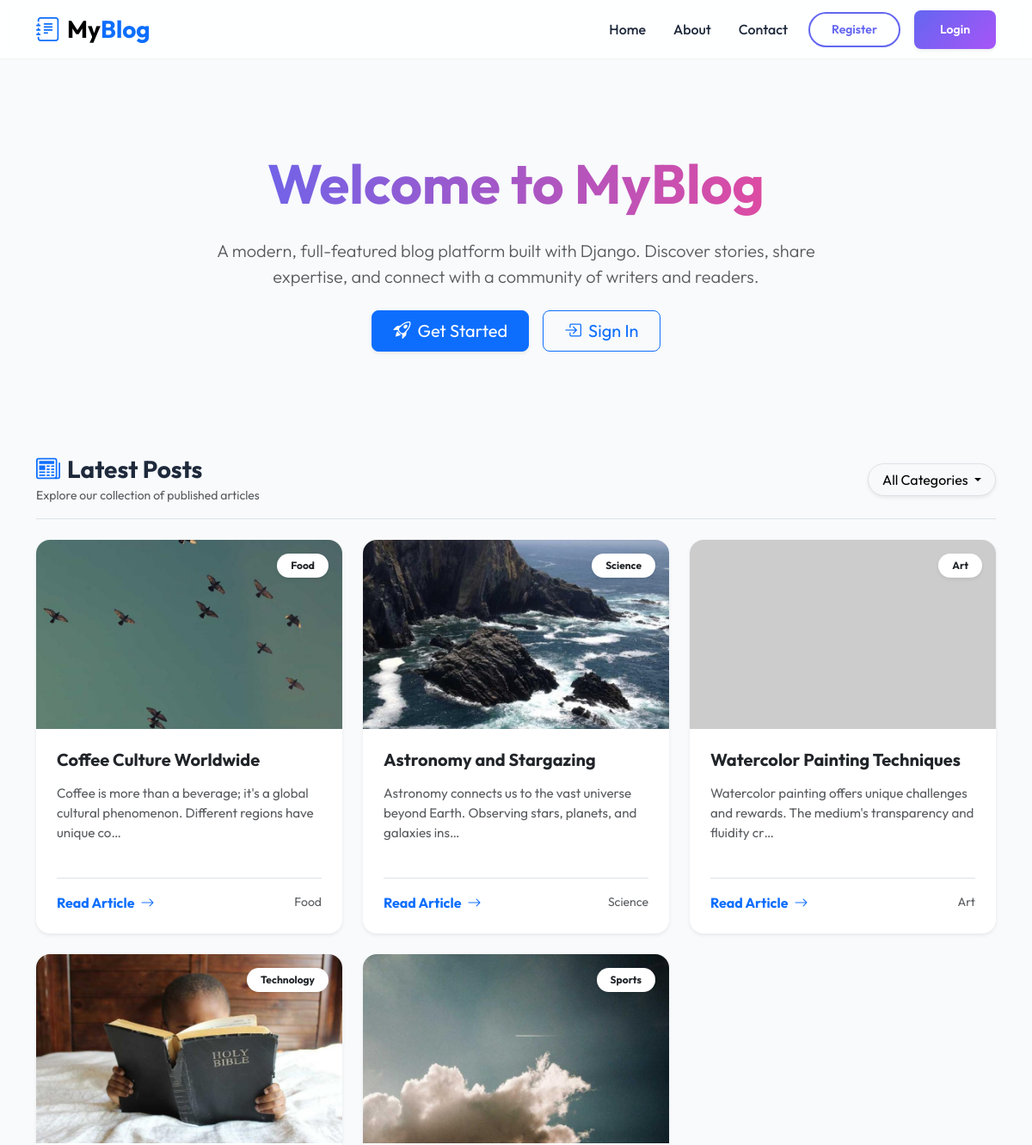
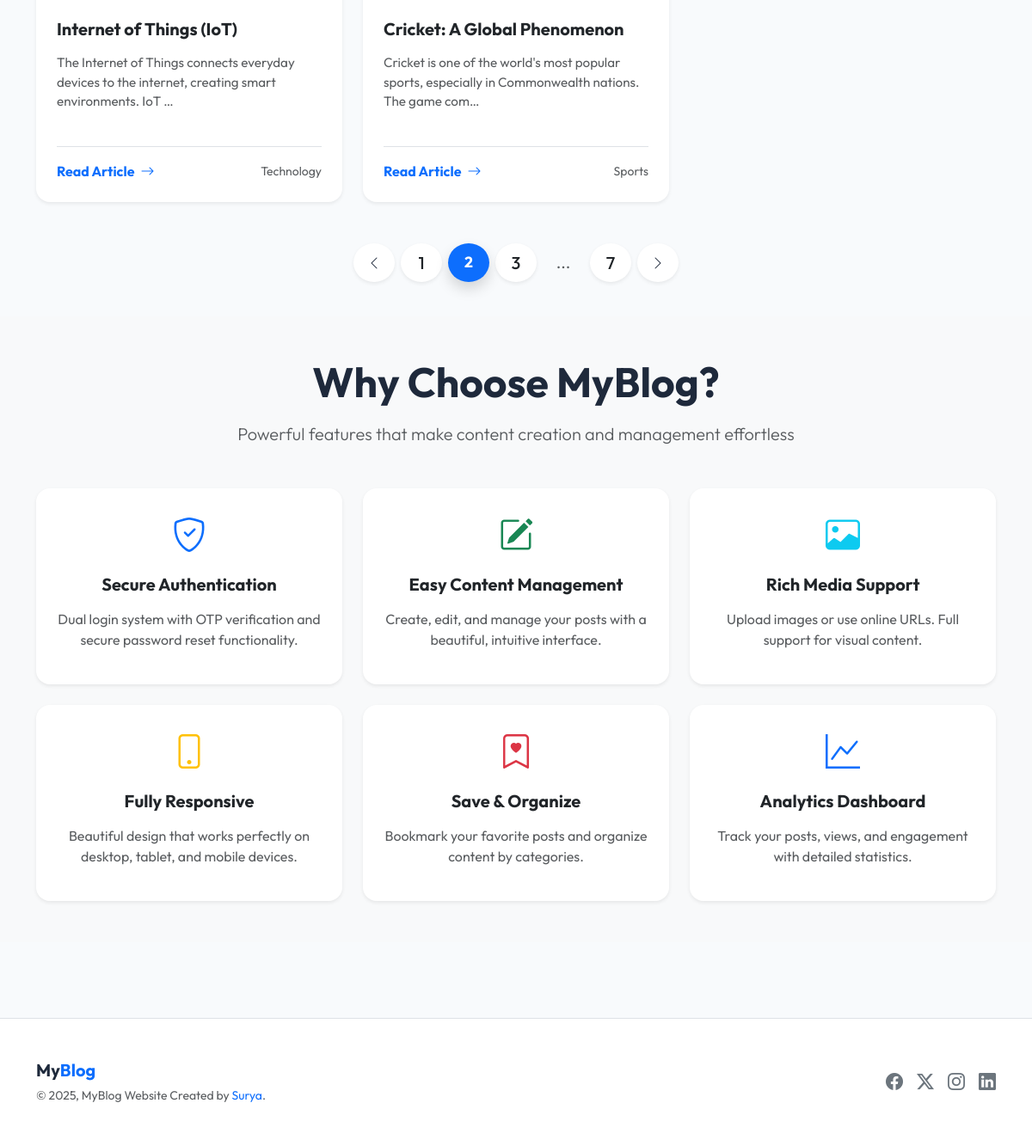
Screenshot of /?page=2 with the database file from the repository (2 pictures, top to bottom).
### blog/models.py (models this page shows, shortened)
class Post(models.Model):
    title = models.CharField(max_length=100)
    content = models.TextField()
    img_url = models.ImageField(max_length=500, null=True, blank=True, upload_to="posts/images")
    image_url_online = models.URLField(max_length=500, null=True, blank=True, help_text="Online image URL (if provided instead of file upload)")
    created_at = models.DateTimeField(auto_now_add=True)
    slug = models.SlugField(max_length=500, blank=True, null=True)
    category = models.ForeignKey(Category, on_delete=models.CASCADE)
    user = models.ForeignKey(User, on_delete=models.CASCADE, null=True, blank=True)
    saved_by = models.ManyToManyField(User, related_name='saved_posts', blank=True)
    is_published = models.BooleanField(default=False)
    @property
    def formatted_img_url(self):
        category_seeds = {
            "Technology": "tech",
            "Science": "science",
            "Art": "art",
            "Sports": "sports",
            "Food": "food",
        }
        if self.image_url_online:
            return self.image_url_online
        if self.img_url and hasattr(self.img_url, 'name') and self.img_url.name:
            try:
                file_path = os.path.join(settings.MEDIA_ROOT, self.img_url.name)
                if os.path.exists(file_path) and os.path.getsize(file_path) > 0:
                    uploaded_url = self.img_url.url
                    if uploaded_url.startswith(('http://', 'https://')):
                        return uploaded_url
                    return uploaded_url
            except (ValueError, AttributeError, OSError, Exception):
                pass
        if self.id and self.category:
            category_name = self.category.name
            base_seed = category_seeds.get(category_name, "default")
            title_hash = hashlib.md5(self.title.encode()).hexdigest()[:8] if self.title else "00000000"
            content_hash = hashlib.md5(self.content.encode()).hexdigest()[:4] if self.content else "0000"
            unique_seed = f"{base_seed}_{self.id}_{title_hash}_{content_hash}"
            return f"https://picsum.photos/seed/{unique_seed}/800/600"
        else:
            return f"https://picsum.photos/seed/default_{self.id or 'new'}/800/600"

class Category(models.Model):
    name = models.CharField(max_length=100)

### blog/views.py (the view)
# urls.py: path("", views.index, name="index"),
def index(request):
    blog_title = "Latest Posts"
    all_posts = Post.objects.filter(is_published=True).order_by('-created_at')  # Newest first
    categories = Category.objects.all()
    category_name = request.GET.get("category")
    if category_name:
        all_posts = all_posts.filter(category__name=category_name)
        blog_title = f"{category_name} Posts"
    total_posts = Post.objects.filter(is_published=True).count()
    total_categories = Category.objects.count()
    total_users = User.objects.count()
    recent_posts_count = Post.objects.filter(is_published=True).order_by('-created_at')[:5].count()
    paginator = Paginator(all_posts, 5)
    page_number = request.GET.get("page")
    page_obj = paginator.get_page(page_number)
    custom_range = page_obj.paginator.get_elided_page_range(
        page_obj.number,
        on_each_side=1,
        on_ends=1
    )
    return render(
        request,
        "blog/index.html",
        {
            "blog_title": blog_title,
            "page_obj": page_obj,
            "paginator": paginator,
            "categories": categories,
            "current_category": category_name,
            "custom_range": custom_range,
            "total_posts": total_posts,
            "total_categories": total_categories,
            "total_users": total_users,
            "recent_posts_count": recent_posts_count,
        }
    )

### blog/templates/blog/index.html (shortened to what this page needs)
{% extends 'blog/base.html' %}
{% block content %}
<section class="py-5 text-center container">
    <div class="row py-lg-5 animate__animated animate__fadeInDown">
        <div class="col-lg-8 col-md-10 mx-auto">
            <h1 class="fw-bold display-3 text-gradient mb-4">Welcome to MyBlog</h1>
            <p class="lead text-muted fs-5 mb-4">A modern, full-featured blog platform built with Django. Discover stories, share expertise, and connect with a community of writers and readers.</p>
            <div class="d-flex gap-3 justify-content-center flex-wrap">
                {% if not user.is_authenticated %}
                <a href="{% url 'blog:register' %}" class="btn btn-primary btn-lg px-4 shadow-sm">
                    <i class="bi bi-rocket-takeoff me-2"></i>Get Started
                </a>
                <a href="{% url 'blog:login' %}" class="btn btn-outline-primary btn-lg px-4">
                    <i class="bi bi-box-arrow-in-right me-2"></i>Sign In
                </a>
                {% endif %}
            </div>
        </div>
    </div>
</section>
<div class="container py-4">
    <div class="d-flex justify-content-between align-items-center mb-4 border-bottom pb-3">
        <div>
            <h3 class="fw-bold m-0"><i class="bi bi-newspaper me-2 text-primary"></i>Latest Posts</h3>
            <p class="text-muted small mb-0 mt-1">Explore our collection of published articles</p>
        </div>
        <div class="dropdown">
            <button class="btn btn-light dropdown-toggle rounded-pill px-3 border shadow-sm" type="button"
                id="dropdownMenuButton1" data-bs-toggle="dropdown" aria-expanded="false">
                {{ current_category|default:"All Categories" }}
            </button>
        </div>
    </div>
    {% if page_obj %}
    <div class="row row-cols-1 row-cols-md-3 g-4">
        {% for post in page_obj %}
        <div class="col">
            <div class="card h-100 card-hover border-0 rounded-4 overflow-hidden shadow-sm">
                <div class="position-relative overflow-hidden">
                    <img src="{{post.formatted_img_url}}" class="card-img-top zoom-effect" alt="{{post.title}}"
                        style="height: 220px; object-fit: cover;">
                    <span
                        class="position-absolute top-0 end-0 bg-white badge text-dark m-3 rounded-pill shadow-sm py-2 px-3 fw-bold">
                        {{post.category.name|default:"General"}}
                    </span>
                </div>
                <div class="card-body d-flex flex-column p-4">
                    <h5 class="card-title fw-bold mb-3">{{ post.title }}</h5>
                    <p class="card-text text-muted flex-grow-1" style="font-size: 0.95rem;">
                        {{ post.content|truncatechars:100 }}
                    </p>
                    <div class="mt-4 pt-3 border-top d-flex justify-content-between align-items-center">
                        <a href="{% url 'blog:detail' slug=post.slug %}"
                            class="text-primary fw-bold text-decoration-none">Read Article <i
                                class="bi bi-arrow-right ms-1"></i></a>
                        <small class="text-muted">{{post.category.name}}</small>
                    </div>
                </div>
            </div>
        </div>
        {% endfor %}
    </div>
    <div class="mt-5 d-flex justify-content-center">
        {% if page_obj.has_other_pages %}
        <nav aria-label="Page navigation">
            <ul class="pagination pagination-lg align-items-center g-2">
                {% if page_obj.has_previous %}
                <li class="page-item me-1">
                    <a class="page-link border-0 shadow-sm rounded-circle d-flex align-items-center justify-content-center"
                        style="width: 45px; height: 45px; color: #2d3748; background-color: #fff;"
                        href="?page={{ page_obj.previous_page_number }}{% if current_category %}&category={{ current_category }}{% endif %}"
                        aria-label="Previous">
                        <i class="bi bi-chevron-left" style="font-size: 1rem;"></i>
                    </a>
                </li>
                {% endif %}
                {% for i in custom_range %}
                {% if page_obj.number == i %}
                <li class="page-item active mx-1" aria-current="page">
                    <span
                        class="page-link border-0 shadow rounded-circle d-flex align-items-center justify-content-center bg-primary text-white fw-bold"
                        style="width: 45px; height: 45px; font-size: 1.1rem;">{{ i }}</span>
                </li>
                {% elif i == paginator.ELLIPSIS %}
                <li class="page-item disabled mx-1">
                    <span
                        class="page-link border-0 bg-transparent text-muted d-flex align-items-center justify-content-center"
                        style="width: 45px; height: 45px; font-size: 1.2rem;">...</span>
                </li>
                {% else %}
                <li class="page-item mx-1">
                    <a class="page-link border-0 shadow-sm rounded-circle d-flex align-items-center justify-content-center text-dark bg-white hover-up"
                        style="width: 45px; height: 45px; font-weight: 500;"
                        href="?page={{ i }}{% if current_category %}&category={{ current_category }}{% endif %}">
                        {{ i }}
                    </a>
                </li>
                {% endif %}
                {% endfor %}
                {% if page_obj.has_next %}
                <li class="page-item ms-1">
                    <a class="page-link border-0 shadow-sm rounded-circle d-flex align-items-center justify-content-center"
                        style="width: 45px; height: 45px; color: #2d3748; background-color: #fff;"
                        href="?page={{ page_obj.next_page_number }}{% if current_category %}&category={{ current_category }}{% endif %}"
                        aria-label="Next">
                        <i class="bi bi-chevron-right" style="font-size: 1rem;"></i>
                    </a>
                </li>
                {% endif %}
            </ul>
        </nav>
        {% endif %}
    </div>
    {% endif %}
</div>
<section class="py-5 bg-light mb-5">
    <div class="container">
        <div class="text-center mb-5">
            <h2 class="fw-bold display-5 mb-3">Why Choose MyBlog?</h2>
            <p class="text-muted lead">Powerful features that make content creation and management effortless</p>
        </div>
        <div class="row g-4">
            <div class="col-md-4">
                <div class="card border-0 shadow-sm rounded-4 p-4 h-100 text-center">
                    <div class="mb-3">
                        <i class="bi bi-shield-check fs-1 text-primary"></i>
                    </div>
                    <h5 class="fw-bold mb-3">Secure Authentication</h5>
                    <p class="text-muted">Dual login system with OTP verification and secure password reset functionality.</p>
                </div>
            </div>
            <div class="col-md-4">
                <div class="card border-0 shadow-sm rounded-4 p-4 h-100 text-center">
                    <div class="mb-3">
                        <i class="bi bi-pencil-square fs-1 text-success"></i>
                    </div>
                    <h5 class="fw-bold mb-3">Easy Content Management</h5>
                    <p class="text-muted">Create, edit, and manage your posts with a beautiful, intuitive interface.</p>
                </div>
            </div>
            <div class="col-md-4">
                <div class="card border-0 shadow-sm rounded-4 p-4 h-100 text-center">
                    <div class="mb-3">
                        <i class="bi bi-image fs-1 text-info"></i>
                    </div>
                    <h5 class="fw-bold mb-3">Rich Media Support</h5>
                    <p class="text-muted">Upload images or use online URLs. Full support for visual content.</p>
                </div>
            </div>
            <div class="col-md-4">
                <div class="card border-0 shadow-sm rounded-4 p-4 h-100 text-center">
                    <div class="mb-3">
                        <i class="bi bi-phone fs-1 text-warning"></i>
                    </div>
                    <h5 class="fw-bold mb-3">Fully Responsive</h5>
                    <p class="text-muted">Beautiful design that works perfectly on desktop, tablet, and mobile devices.</p>
                </div>
            </div>
            <div class="col-md-4">
                <div class="card border-0 shadow-sm rounded-4 p-4 h-100 text-center">
                    <div class="mb-3">
                        <i class="bi bi-bookmark-heart fs-1 text-danger"></i>
                    </div>
                    <h5 class="fw-bold mb-3">Save & Organize</h5>
                    <p class="text-muted">Bookmark your favorite posts and organize content by categories.</p>
                </div>
            </div>
            <div class="col-md-4">
                <div class="card border-0 shadow-sm rounded-4 p-4 h-100 text-center">
                    <div class="mb-3">
                        <i class="bi bi-graph-up fs-1 text-primary"></i>
                    </div>
                    <h5 class="fw-bold mb-3">Analytics Dashboard</h5>
                    <p class="text-muted">Track your posts, views, and engagement with detailed statistics.</p>
                </div>
            </div>
        </div>
    </div>
</section>
{% endblock %}

### blog/static/blog/style.css (style rules this page uses)
:root { --primary-color: #6366f1; --primary-hover: #4f46e5; --secondary-color: #ec4899; --bg-color: #f8fafc; --text-color: #0f172a; --nav-bg: rgba(255, 255, 255, 0.85); --card-bg: #ffffff; --card-shadow: 0 4px 6px -1px rgb(0 0 0 / 0.1), 0 2px 4px -2px rgb(0 0 0 / 0.1); --card-shadow-hover: 0 10px 15px -3px rgb(0 0 0 / 0.1), 0 4px 6px -4px rgb(0 0 0 / 0.1); }
body { background-color: var(--bg-color); color: var(--text-color); }
a { text-decoration: none; transition: color 0.3s ease; }
.card-hover { transition: all 0.3s ease; border: none; box-shadow: var(--card-shadow); }
.text-gradient { background: linear-gradient(to right, var(--primary-color), #ec4899); -webkit-background-clip: text; -webkit-text-fill-color: transparent; }
.zoom-effect { transition: transform 0.5s ease; transform-style: preserve-3d; }

### blog/templates/blog/base.html (style rules this page uses)
:root { --primary-color: #6366f1; --secondary-color: #a855f7; --bg-color: #f8fafc; --text-color: #1e293b; --card-bg: #ffffff; }
body { font-family: 'Outfit', sans-serif; background-color: var(--bg-color); color: var(--text-color); display: flex; flex-direction: column; min-height: 100vh; }

### rows the page displays
Post: formatted_img_url (picture), category.name "Food", title "Coffee Culture Worldwide", content "Coffee is more than a beverage; it's a global cultural phenomenon. Different regions have unique co…"
Post: formatted_img_url (picture), category.name "Science", title "Astronomy and Stargazing", content "Astronomy connects us to the vast universe beyond Earth. Observing stars, planets, and galaxies ins…"
Post: category.name "Art", title "Watercolor Painting Techniques", content "Watercolor painting offers unique challenges and rewards. The medium's transparency and fluidity cr…"
Post: formatted_img_url (picture), category.name "Technology", title "Internet of Things (IoT)", content "The Internet of Things connects everyday devices to the internet, creating smart environments. IoT …"
Post: formatted_img_url (picture), category.name "Sports", title "Cricket: A Global Phenomenon", content "Cricket is one of the world's most popular sports, especially in Commonwealth nations. The game com…"

### other values shown
{{ current_category|default:"All Categories" }} "All Categories"
{{ i }} "1" "3" "7"
{{ i }} "2"
